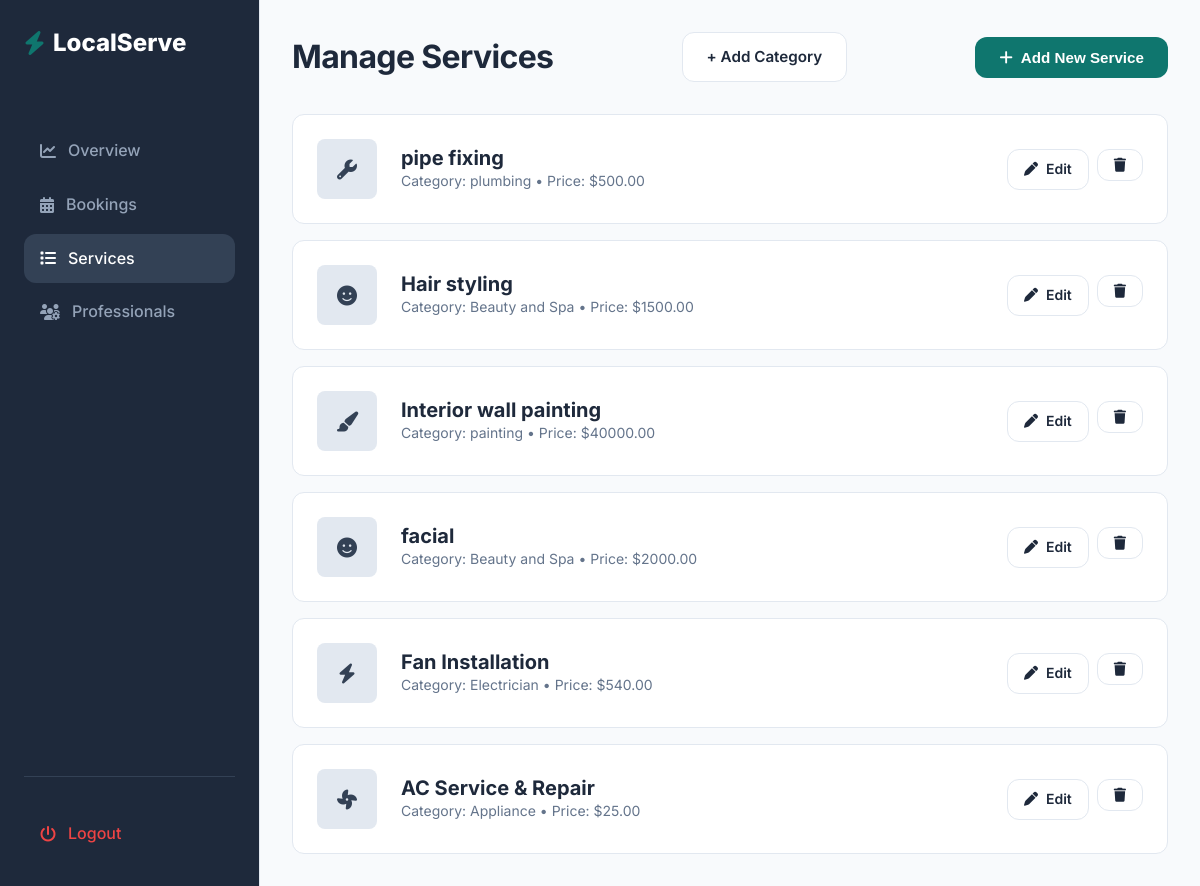
/services/admin_services/ (signed in), run on an earlier commit of the app's database.
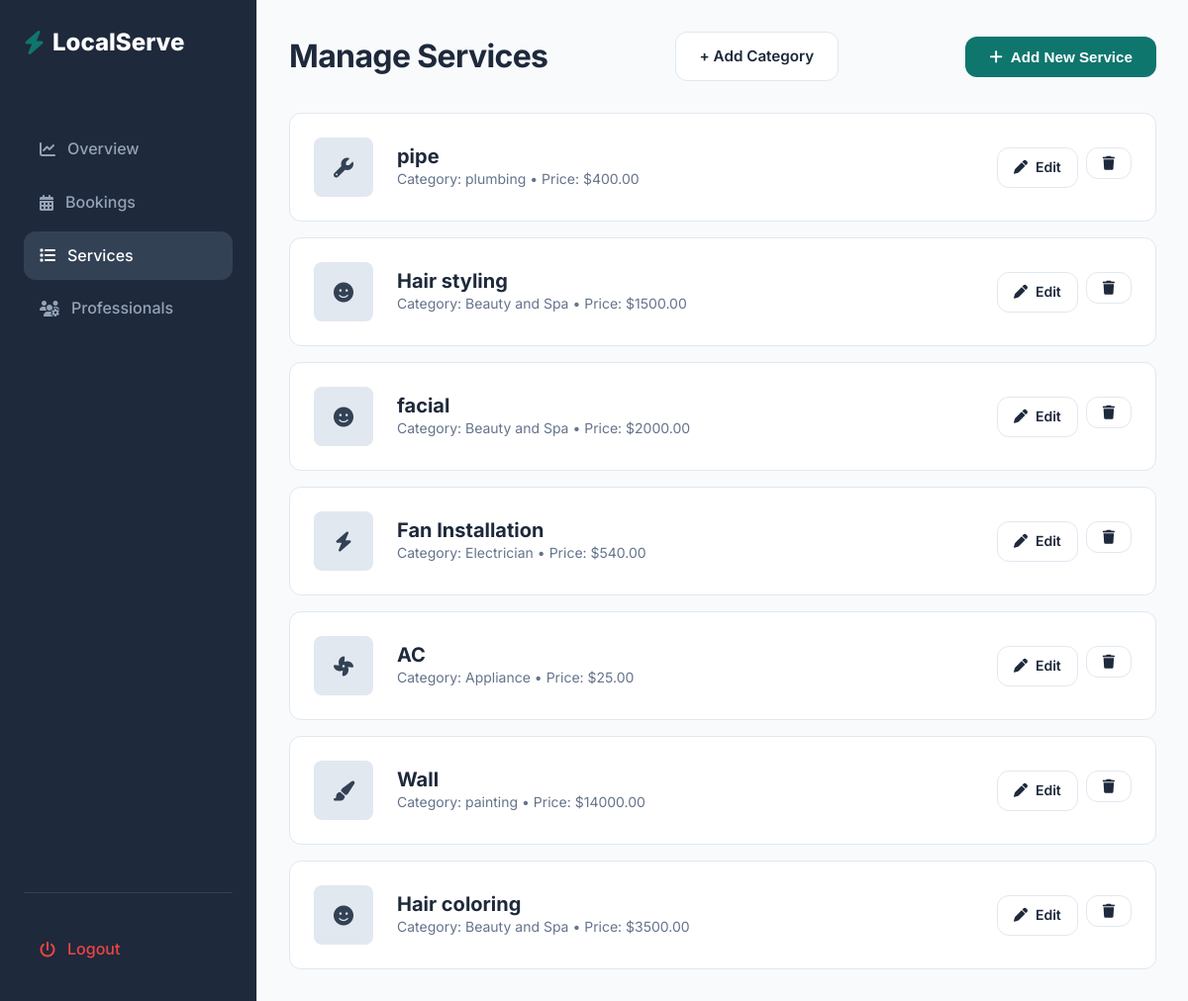
And on a later commit of the database.
### services/models.py (models this page shows, shortened)
class Service(models.Model):
    category = models.ForeignKey(ServiceCategory, on_delete=models.CASCADE, related_name = "services")
    title = models.CharField(max_length=150)
    description = models.TextField()
    price = models.DecimalField(max_digits=8,decimal_places=2)
    duration_minutes = models.IntegerField()
    image = models.ImageField(upload_to="services/",blank=True, null=True)
    is_active = models.BooleanField(default=True)
    created_at = models.DateTimeField(auto_now_add=True)
    is_best_seller = models.BooleanField(default=False)
    includes = models.TextField(blank=True,default="",
        help_text="Enter one item per line (e.g. Deep dusting, Floor cleaning, etc.)"
    )

class ServiceCategory(models.Model):
    name = models.CharField(max_length = 100)
    icon = models.CharField(max_length = 100,blank=True)
    is_active = models.BooleanField(default = True)

### services/views.py (the view)
# urls.py: path('admin_services/',views.admin_services, name='admin_services'),
@login_required
@never_cache
def admin_services(request):
    services = Service.objects.select_related('category').all()
    return render(request,'admin/services/admin_services.html',{'services':services})

### templates/admin/services/admin_services.html (shortened to what this page needs)
{% extends "base_admin.html" %}
        {% block content %}
            <div class="flex justify-between items-center" style="margin-bottom: 2rem;">
                <h2>Manage Services</h2>
                <a href="{% url 'add_category' %}" class="btn btn-secondary">
                    + Add Category
                </a>
                <a href="{% url "add_service" %}">
                <button class="btn btn-primary"><i class="fa-solid fa-plus"></i> Add New Service</button>
                </a>
            </div>
            <div class="grid grid-cols-1 gap-md">
                 {% for service in services %}
                <div class="card flex justify-between items-center">
                    <div class="flex items-center gap-lg">
                        <div
                            style="width: 60px; height: 60px; background: #E2E8F0; border-radius: 8px; display: flex; align-items: center; justify-content: center;">
                            <i class="fa-solid {{ service.category.icon }} fa-lg"></i>
                        </div>
                        <div>
                            <h4 style="margin: 0;">{{ service.title }}</h4>
                            <p class="text-sm text-light">Category: {{service.category.name}} • Price: ${{ service.price }}</p>
                        </div>
                    </div>
                    <div class="flex gap-sm">
                        <a href="{% url "edit_service" service.id %}" class="btn btn-secondary btn-sm"><i class="fa-solid fa-pen"></i> Edit</a>
                        <form action="{% url 'delete_service' service.id %}" method="post" style="display:inline;">
                        <button class="btn btn-secondary btn-sm text-danger" onclick="return confirm('Are you sure you want to delete this service?');"><i class="fa-solid fa-trash"></i></button>
                        </form>
                    </div>
                </div>
                {% endfor %}
            </div>
        {% endblock %}

### templates/base_admin.html (shortened to what this page needs)
{% load static %}
<!DOCTYPE html>
<html lang="en">
<head>
    <link rel="stylesheet" href="{% static 'css/style.css' %}">
    <link rel="stylesheet" href="https://cdnjs.cloudflare.com/ajax/libs/font-awesome/6.4.0/css/all.min.css">
</head>
<body>
    <div class="dashboard-layout">
    {% include "sidebar/adminsidebar.html" %}
    <main class="dashboard-content">
        {% block content %}
        {% endblock %}
    </main>
</div>
</body>
</html>

### templates/sidebar/adminsidebar.html
<aside class="sidebar admin-sidebar">
            <a href="index.html" class="logo" style="margin-bottom: 2rem;">
                <i class="fa-solid fa-bolt text-primary"></i>
                <span style="color: white;">LocalServe</span>
            </a>
            <div class="sidebar-menu">
                <a href="{% url 'admin_dashboard' %}" class="sidebar-item {% if request.resolver_match.url_name == 'admin_dashboard' %}active{% endif %}"><i class="fa-solid fa-chart-line"></i>
                    Overview</a>
                <a href="{% url 'admin_booking' %}" class="sidebar-item {% if request.resolver_match.url_name == 'admin_booking' %}active{% endif %}"><i class="fa-solid fa-calendar-days"></i>
                    Bookings</a>
                <a href="{% url 'admin_services' %}" class="sidebar-item {% if request.resolver_match.url_name == 'admin_services' %}active{% endif %}"><i class="fa-solid fa-list"></i> Services</a>
                <a href="{% url 'admin_workers' %}" class="sidebar-item {% if request.resolver_match.url_name == 'admin_workers' %}active{% endif %}"><i class="fa-solid fa-users-gear"></i>
                    Professionals</a>
            </div>
            <div style="margin-top: auto; padding-top: 2rem; border-top: 1px solid #334155;">
                <a href="{% url "logout_user" %}" class="sidebar-item" style="color: #EF4444;">
                    <i class="fa-solid fa-power-off"></i> Logout
                </a>
            </div>
</aside>

### static/css/style.css (style rules this page uses)
:root { --color-primary: #0F766E; --color-primary-dark: #0F5F57; --color-primary-light: #CCFBF1; --color-secondary: #0F172A; --color-accent: #F59E0B; --color-bg: #F8FAFC; --color-surface: #FFFFFF; --color-border: #E2E8F0; --color-text: #334155; --color-text-dark: #1E293B; --color-text-light: #64748B; --color-text-white: #FFFFFF; --color-success: #10B981; --color-warning: #F59E0B; --color-danger: #EF4444; --color-info: #3B82F6; --spacing-xs: 0.25rem; --spacing-sm: 0.5rem; --spacing-md: 1rem; --spacing-lg: 1.5rem; --spacing-xl: 3rem; --radius-sm: 6px; --radius-md: 12px; --radius-lg: 20px; --radius-full: 9999px; --shadow-sm: 0 1px 2px 0 rgba(0, 0, 0, 0.05); --shadow-md: 0 4px 6px -1px rgba(0, 0, 0, 0.1), 0 2px 4px -1px rgba(0, 0, 0, 0.06); --shadow-lg: 0 10px 15px -3px rgba(0, 0, 0, 0.1), 0 4px 6px -2px rgba(0, 0, 0, 0.05); --shadow-hover: 0 20px 25px -5px rgba(0, 0, 0, 0.1), 0 10px 10px -5px rgba(0, 0, 0, 0.04); --transition: all 0.2s cubic-bezier(0.4, 0, 0.2, 1); --header-height: 80px; --max-width: 1200px; }
*, *::before, *::after { box-sizing: border-box; margin: 0; padding: 0; }
body { font-family: 'Inter', sans-serif; background-color: var(--color-bg); color: var(--color-text); line-height: 1.6; -webkit-font-smoothing: antialiased; }
a { text-decoration: none; color: inherit; transition: var(--transition); }
.flex { display: flex; }
.items-center { align-items: center; }
.justify-between { justify-content: space-between; }
.gap-sm { gap: var(--spacing-sm); }
.gap-md { gap: var(--spacing-md); }
.gap-lg { gap: var(--spacing-lg); }
.grid { display: grid; }
h1, h2, h3, h4, h5, h6 { color: var(--color-text-dark); font-weight: 700; line-height: 1.2; }
h2 { font-size: 2rem; letter-spacing: -0.02em; }
h4 { font-size: 1.25rem; }
.text-primary { color: var(--color-primary); }
.text-light { color: var(--color-text-light); }
.text-sm { font-size: 0.875rem; }
.btn { display: inline-flex; align-items: center; justify-content: center; padding: 0.75rem 1.5rem; border-radius: var(--radius-md); font-weight: 600; cursor: pointer; transition: var(--transition); border: none; font-size: 0.95rem; gap: 0.5rem; }
.btn-primary { background-color: var(--color-primary); color: white; }
.btn-secondary { background-color: white; color: var(--color-text-dark); border: 1px solid var(--color-border); }
.btn-sm { padding: 0.5rem 1rem; font-size: 0.875rem; }
.card { background: var(--color-surface); border-radius: var(--radius-md); border: 1px solid var(--color-border); padding: var(--spacing-lg); transition: var(--transition); }
.logo { font-size: 1.5rem; font-weight: 800; color: var(--color-primary); display: flex; align-items: center; gap: 0.5rem; }
.logo span { color: var(--color-secondary); }
.dashboard-layout { display: grid; grid-template-columns: 260px 1fr; min-height: 100vh; }
.sidebar { background: white; border-right: 1px solid var(--color-border); padding: 1.5rem; display: flex; flex-direction: column; }
.sidebar-menu { margin-top: 2rem; }
.sidebar-item { display: flex; align-items: center; gap: 0.75rem; padding: 0.75rem 1rem; color: var(--color-text); border-radius: var(--radius-md); margin-bottom: 0.25rem; font-weight: 500; }
.sidebar-item:hover, .sidebar-item.active { background: var(--color-primary-light); color: var(--color-primary-dark); }
.dashboard-content { padding: 2rem; }

### templates/base_admin.html (style rules this page uses)
.admin-sidebar { background: #1E293B; color: #94A3B8; }
.admin-sidebar .sidebar-item { color: #94A3B8; }
.admin-sidebar .sidebar-item:hover, .admin-sidebar .sidebar-item.active { background: #334155; color: white; }

What changed in the data, as far as the page shows it:
removed Service: title "Interior wall painting", category.name "painting", price "40000.00"
changed Service "plumbing": title "pipe fixing" → "pipe"; price "500.00" → "400.00"
changed Service "Appliance": title "AC Service & Repair" → "AC"
added Service: title "Wall", category.name "painting", price "14000.00"
added Service: title "Hair coloring", category.name "Beauty and Spa", price "3500.00"
